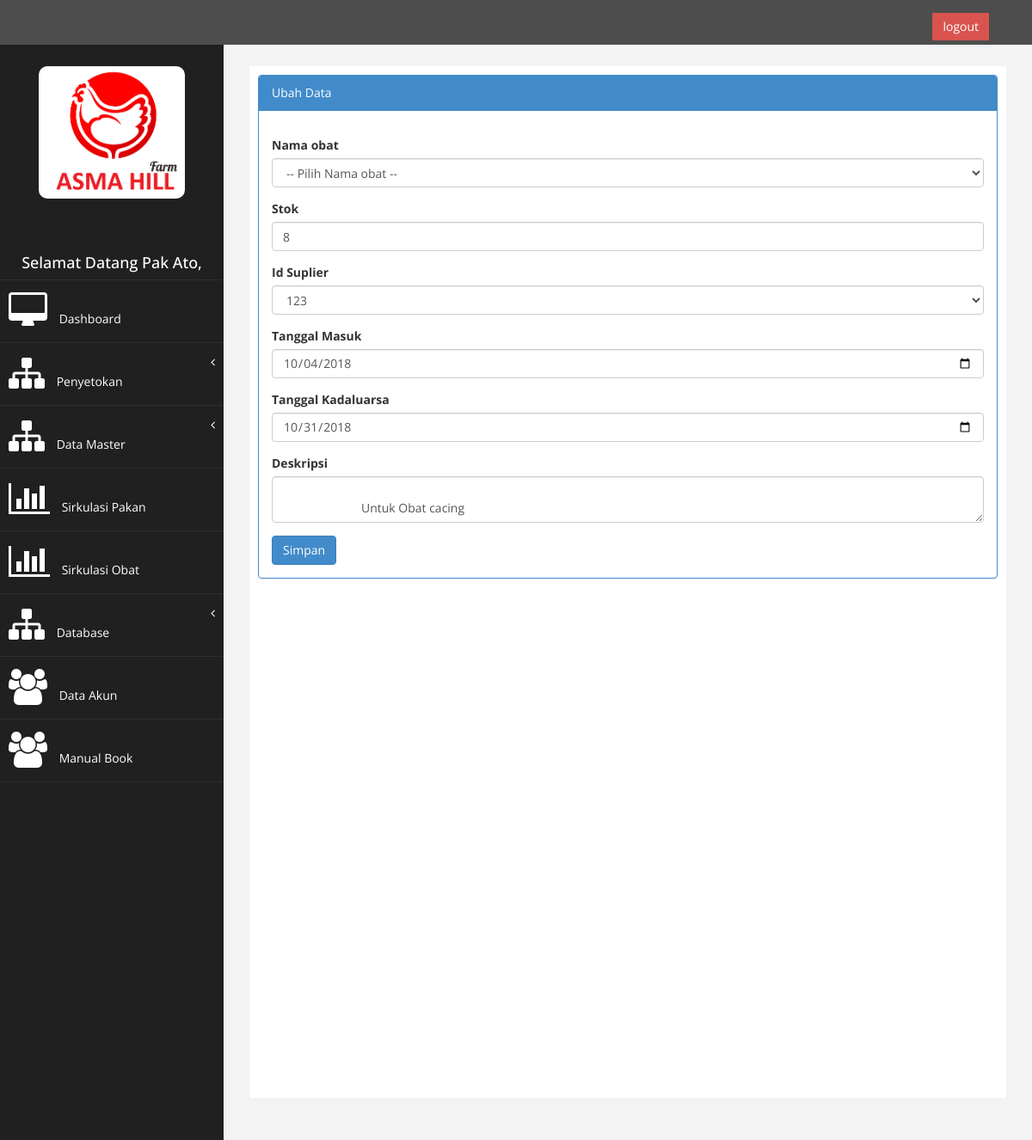
Page /index.php?page=view_obat&aksi=ubah&id=138 (signed in) on the earlier database version.
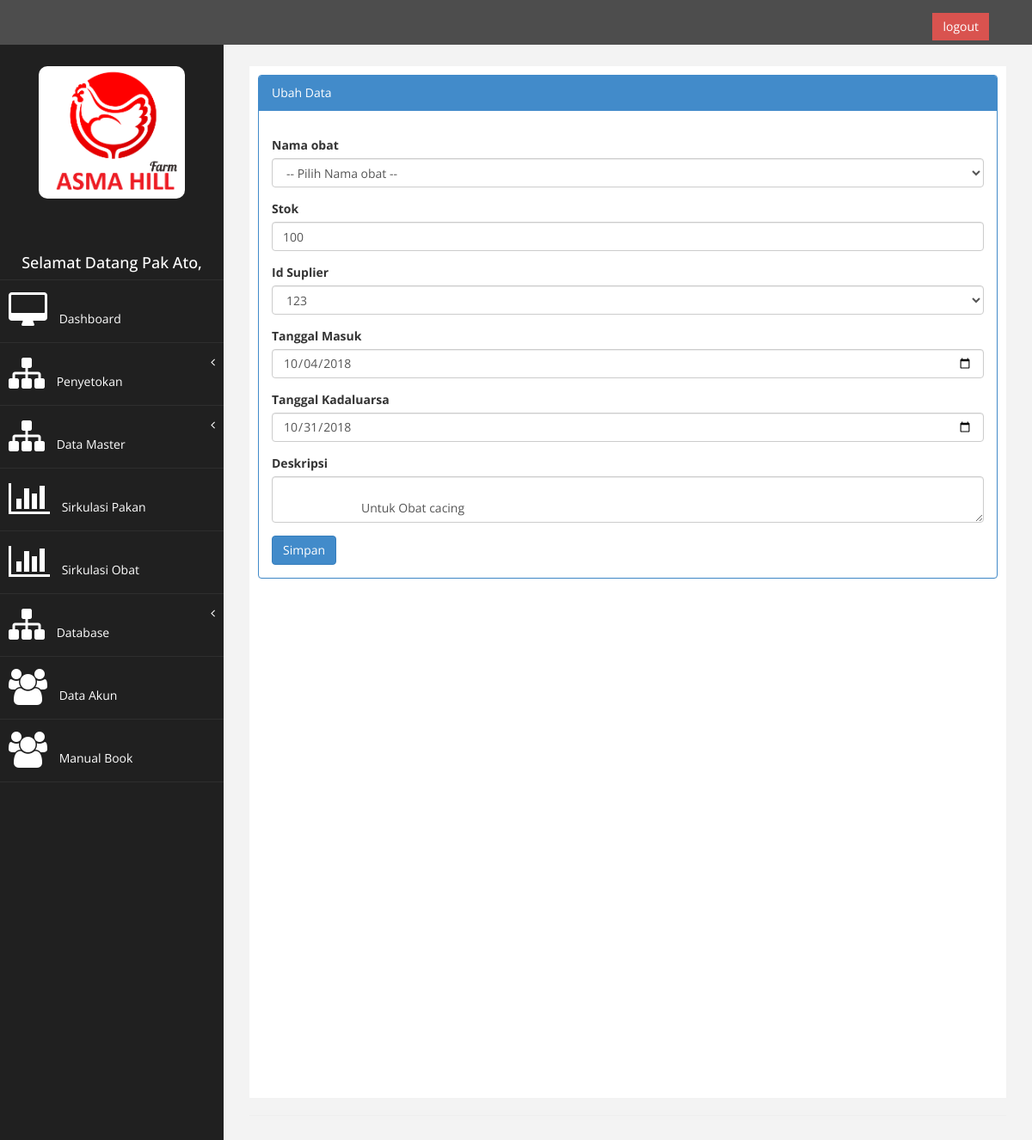
Same page on the later database version.
### tables this page shows
CREATE TABLE `tb_obat` (
  `id_obat` int(9) NOT NULL AUTO_INCREMENT,
  `nama_obat` varchar(250) NOT NULL,
  `stok` int(11) NOT NULL,
  `id_suplier` int(5) NOT NULL,
  `id_kategori` int(11) NOT NULL,
  `tgl_masuk` date NOT NULL,
  `tgl_kadaluarsa` date NOT NULL,
  `deskripsi` varchar(100) NOT NULL,
  PRIMARY KEY (`id_obat`),
  KEY `id_suplier` (`id_suplier`),
  CONSTRAINT `tb_obat_ibfk_1` FOREIGN KEY (`id_suplier`) REFERENCES `tb_suplier` (`id_suplier`) ON DELETE CASCADE ON UPDATE CASCADE
);

### page/data_obat/ubah.php (the view, shortened to what this page needs)
<?php
$id_obat = $_GET['id'];
$sql = $koneksi->query("select * from tb_obat where id_obat = '$id_obat'");
$tampil = $sql->fetch_assoc();
?>
<div class="panel panel-primary">
<div class="panel-heading">
	Ubah Data
</div>
 <div class="panel-body">
                            <div class="row">
                                <div class="col-md-12">
                                    <form method="POST" action="?page=view_obat&aksi=simpan_ubah">
                                        <div class="form-group">
                                            <label>Nama obat</label>
<select name="nama_obat" id="nama_obat" class="form-control" required> <option value="">-- Pilih Nama obat --</option>
      </select>
                                        </div>
                                       <div class="form-group">
                                            <label>Stok</label>
                                          	<input class="form-control" name="stok" type="number" value="<?php echo $tampil['stok']?>"/>
                                        </div>
                                        <div class="form-group">
                                            <label>Id Suplier</label>
<select name="id_suplier" id="id_suplier" class="form-control" required> <option value="<?php echo $tampil['id_suplier']?>"><?php echo $tampil['id_suplier']?></option>
      </select>
                                        </div>
                                        <div class="form-group">
                                            <label>Tanggal Masuk</label>
                                            <input class="form-control" type="date" name="tgl_masuk" value="<?php echo $tampil['tgl_masuk']?>"/>
                                        </div>
                                        <div class="form-group">
                                            <label>Tanggal Kadaluarsa</label>
                                            <input class="form-control" type="date" name="tgl_kadaluarsa" value="<?php echo $tampil['tgl_kadaluarsa']?>"/>
                                        </div>
 <div class="form-group">
                        <label>Deskripsi</label>
                        <textarea class="form-control" name="deskripsi">
        <?php echo $tampil['deskripsi']; ?>
                         </textarea>
                                        </div>
                                        <div>
                                       			 <input type="submit" name="simpan" value="Simpan" class="btn btn-primary">
     									</div>
					</div>
				</div>
</div>
</div>
</div>

Differences in the rows shown:
changed tb_obat "Untuk Obat cacing": stok "8" → "100"
